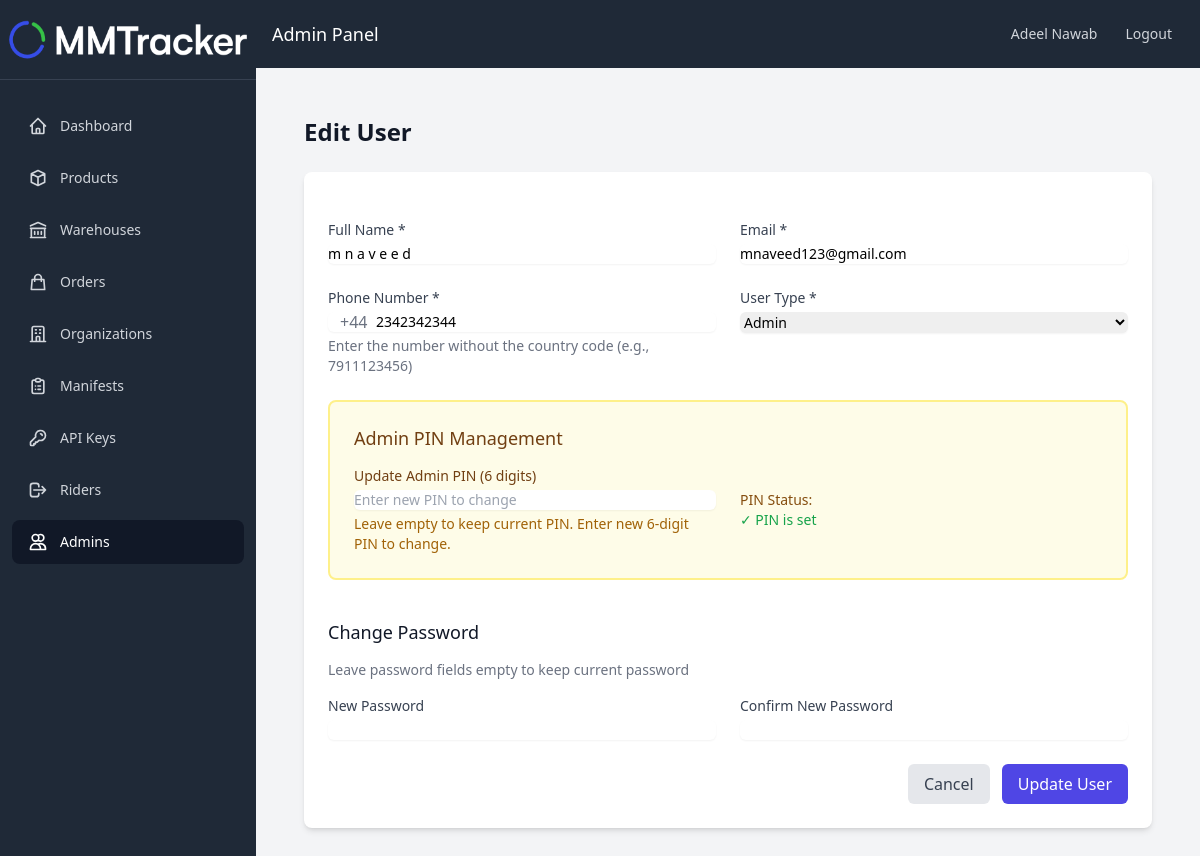
The page /pages/users/edit.php?id=48 (signed in) on the database its author committed.
### tables this page shows
CREATE TABLE `Users` (
  `id` int(11) NOT NULL,
  `name` varchar(255) NOT NULL,
  `username` varchar(50) NOT NULL,
  `email` varchar(255) NOT NULL,
  `phone` varchar(20) DEFAULT NULL,
  `password` varchar(255) NOT NULL,
  `user_type` enum('Super Admin','Admin','Rider') NOT NULL,
  `company_id` int(11) DEFAULT NULL,
  `is_active` tinyint(1) DEFAULT 1,
  `created_at` timestamp NOT NULL DEFAULT current_timestamp(),
  `updated_at` timestamp NOT NULL DEFAULT current_timestamp() ON UPDATE current_timestamp(),
  `admin_pin` varchar(255) DEFAULT NULL,
  `fcm_token` varchar(255) DEFAULT NULL,
  `fcm_token_updated_at` timestamp NULL DEFAULT NULL
);

### includes/config.php (called while the page is built, shortened)
<?php
$db_host = 'localhost';
$db_user = 'root';
$db_pass = '';
$db_name = 'u337053559_delivery';
$conn = mysqli_connect($db_host, $db_user, $db_pass, $db_name);
mysqli_set_charset($conn, "utf8mb4");
function isSuperAdmin() {
    return isset($_SESSION['user_type']) && $_SESSION['user_type'] === 'Super Admin';
}
function validUser() {
    global $conn;
    $query = "SELECT id, is_active FROM Users WHERE id = ?";
    $stmt = mysqli_prepare($conn, $query);
    mysqli_stmt_bind_param($stmt, "i", $_SESSION['user_id']);
    mysqli_stmt_execute($stmt);
    $result = mysqli_stmt_get_result($stmt);
    $user = mysqli_fetch_assoc($result);
    return true;
}
function cleanInput($data) {
    global $conn;
    $data = trim($data);
    $data = stripslashes($data);
    $data = htmlspecialchars($data);
    return mysqli_real_escape_string($conn, $data);
}
?>

### pages/users/edit.php (the view, shortened to what this page needs)
<?php
require_once '../../includes/config.php';
$user = null;
if (isset($_GET['id'])) {
    $id = cleanInput($_GET['id']);
    $company_condition = !isSuperAdmin() ? "AND company_id = " . $_SESSION['company_id'] : "";
    $query = "SELECT * FROM Users WHERE id = ? $company_condition";
    $stmt = mysqli_prepare($conn, $query);
    mysqli_stmt_bind_param($stmt, "i", $id);
    mysqli_stmt_execute($stmt);
    $result = mysqli_stmt_get_result($stmt);
    $user = mysqli_fetch_assoc($result);
}
?>
<!DOCTYPE html>
<html lang="en">
<head>
    <script src="https://cdn.tailwindcss.com"></script>
</head>
<body class="bg-gray-100">
    <?php include_once '../../includes/navbar.php'; ?>
    <div class="flex-1 flex flex-col">
        <div class="bg-gray-800 p-4 flex justify-between items-center">
            <div class="text-white text-lg">Admin Panel</div>
            <div class="flex items-center">
                <span class="text-gray-300 text-sm mr-4"><?php echo $_SESSION['user_name']; ?></span>
                <a href="<?php echo SITE_URL; ?>logout.php"
                    class="text-gray-300 hover:bg-gray-700 hover:text-white px-3 py-2 rounded-md text-sm font-medium">
                    Logout
                </a>
            </div>
        </div>
        <div class="p-4">
            <div class="max-w-7xl mx-auto px-4 sm:px-6 lg:px-8 py-8">
                <div class="mb-6">
                    <h1 class="text-2xl font-bold text-gray-900">Edit User</h1>
                </div>
                <div class="bg-white shadow-md rounded-lg overflow-hidden p-6">
                    <form action="" method="POST" class="space-y-6">
                        <div class="grid grid-cols-1 gap-6 md:grid-cols-2">
                            <div>
                                <label for="name" class="block text-sm font-medium text-gray-700">Full Name *</label>
                                <input type="text" name="name" id="name" required
                                    value="<?php echo htmlspecialchars($user['name']); ?>"
                                    class="mt-1 block w-full rounded-md border-gray-300 shadow-sm focus:border-indigo-500 focus:ring-indigo-500 sm:text-sm">
                            </div>
                            <div>
                                <label for="email" class="block text-sm font-medium text-gray-700">Email *</label>
                                <input type="email" name="email" id="email" required
                                    value="<?php echo htmlspecialchars($user['email']); ?>"
                                    class="mt-1 block w-full rounded-md border-gray-300 shadow-sm focus:border-indigo-500 focus:ring-indigo-500 sm:text-sm">
                            </div>
                            <div>
                                <label for="phone" class="block text-sm font-medium text-gray-700">Phone Number *</label>
                                <div class="relative mt-1">
                                    <span class="absolute inset-y-0 left-0 flex items-center pl-3 text-gray-500 pointer-events-none">+44</span>
                                    <input type="tel" name="phone" id="phone" required
                                        placeholder="Enter number without leading 0"
                                        value="<?php echo !empty($user['phone']) ? substr(htmlspecialchars($user['phone']), 3) : ''; ?>"
                                        class="mt-1 block w-full rounded-md border-gray-300 pl-12 shadow-sm focus:border-indigo-500 focus:ring-indigo-500 sm:text-sm bg-white">
                                </div>
                                <p class="mt-1 text-sm text-gray-500">Enter the number without the country code (e.g., 7911123456)</p>
                            </div>
                            <div>
                                <label for="user_type" class="block text-sm font-medium text-gray-700">User Type *</label>
                                <select name="user_type" id="user_type" required
                                    class="mt-1 block w-full rounded-md border-gray-300 shadow-sm focus:border-indigo-500 focus:ring-indigo-500 sm:text-sm">
                                    <option value="Admin" <?php echo $user['user_type'] === 'Admin' ? 'selected' : ''; ?>>Admin</option>
                                </select>
                            </div>
                            <?php if ($user['user_type'] === 'Admin'): ?>
                                <div class="col-span-2 bg-yellow-50 p-6 rounded-lg border-2 border-yellow-200 mb-4">
                                    <h3 class="text-lg font-medium leading-6 text-yellow-900 mb-4">Admin PIN Management</h3>
                                    <div class="grid grid-cols-1 gap-6 md:grid-cols-2">
                                        <div>
                                            <label for="admin_pin" class="block text-sm font-medium text-yellow-900">
                                                Update Admin PIN (6 digits)
                                            </label>
                                            <input type="password"
                                                   name="admin_pin"
                                                   id="admin_pin"
                                                   maxlength="6"
                                                   pattern="[0-9]{6}"
                                                   placeholder="<?php echo empty($user['admin_pin']) ? 'Set 6-digit PIN' : 'Enter new PIN to change'; ?>"
                                                   <?php echo empty($user['admin_pin']) ? 'required' : ''; ?>
                                                   class="mt-1 block w-full rounded-md border-yellow-300 shadow-sm focus:border-yellow-500 focus:ring-yellow-500 sm:text-sm">
                                            <p class="mt-1 text-sm text-yellow-700">
                                                <?php if (empty($user['admin_pin'])): ?>
                                                    PIN is not set. Please set a 6-digit PIN.
                                                <?php else: ?>
                                                    Leave empty to keep current PIN. Enter new 6-digit PIN to change.
                                                <?php endif; ?>
                                            </p>
                                        </div>
                                        <div class="flex items-center">
                                            <div class="text-sm text-yellow-800">
                                                <p class="font-medium">PIN Status:</p>
                                                <?php if (empty($user['admin_pin'])): ?>
                                                    <p class="text-red-600">Not Set</p>
                                                <?php else: ?>
                                                    <p class="text-green-600">✓ PIN is set</p>
                                                <?php endif; ?>
                                            </div>
                                        </div>
                                    </div>
                                </div>
                            <?php endif; ?>
                            <div class="col-span-2">
                                <h3 class="text-lg font-medium leading-6 text-gray-900 mb-4">Change Password</h3>
                                <p class="text-sm text-gray-500 mb-4">Leave password fields empty to keep current password</p>
                                <div class="grid grid-cols-1 gap-6 md:grid-cols-2">
                                    <div>
                                        <label for="password" class="block text-sm font-medium text-gray-700">New Password</label>
                                        <input type="password" name="password" id="password"
                                            class="mt-1 block w-full rounded-md border-gray-300 shadow-sm focus:border-indigo-500 focus:ring-indigo-500 sm:text-sm">
                                    </div>
                                    <div>
                                        <label for="confirm_password" class="block text-sm font-medium text-gray-700">Confirm New Password</label>
                                        <input type="password" name="confirm_password" id="confirm_password"
                                            class="mt-1 block w-full rounded-md border-gray-300 shadow-sm focus:border-indigo-500 focus:ring-indigo-500 sm:text-sm">
                                    </div>
                                </div>
                            </div>
                        </div>
                        <div class="flex justify-end space-x-3">
                            <a href="index.php" class="bg-gray-200 text-gray-700 px-4 py-2 rounded-md hover:bg-gray-300">Cancel</a>
                            <button type="submit" class="bg-indigo-600 text-white px-4 py-2 rounded-md hover:bg-indigo-700">Update User</button>
                        </div>
                    </form>
                </div>
            </div>
        </div>
</body>
</html>

### rows shown on the page
users: name "m n a v e e d", email "mnaveed123@gmail.com", phone "2342342344", user_type "Admin"

### other values the page prints
$_SESSION['user_name'] "Adeel Nawab"
